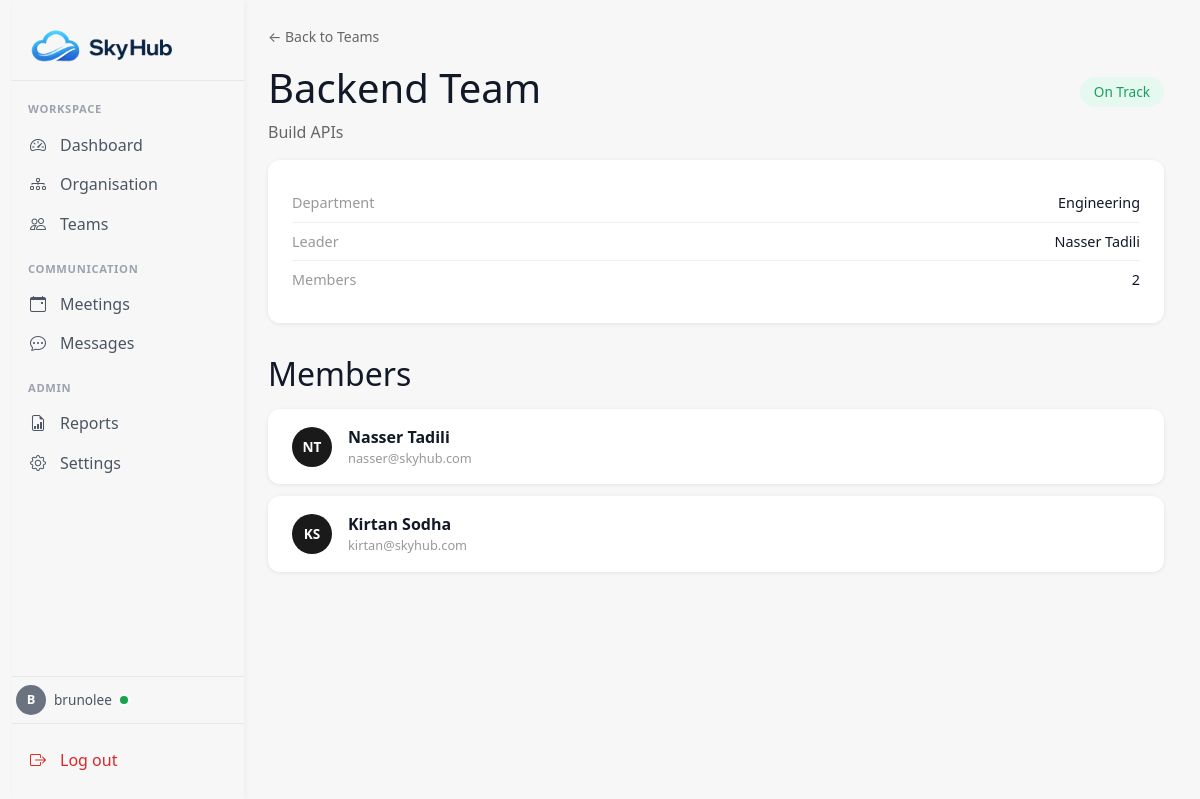
/teams/1/ (signed in), run on the app's committed database.
### main/models.py (models this page shows, shortened)
class Profile(models.Model):
  user = models.OneToOneField(User, on_delete=models.CASCADE)
  first_name = models.CharField(max_length=20)
  last_name = models.CharField(max_length=20)
  team = models.ForeignKey(
    'Team',
    on_delete=models.SET_NULL,
    null=True,
    blank=True,
    related_name='members'
  )
  department = models.ForeignKey(
    'Department',
    on_delete=models.SET_NULL,
    null=True,
    blank=True,
    related_name='members'
  )
  created_at = models.DateTimeField(auto_now_add=True)
  updated_at = models.DateTimeField(auto_now=True)

class Team(models.Model):
  STATUS_CHOICES = [
    ('on_track', 'On Track'),
    ('at_risk', 'At Risk'),
    ('blocked', 'Blocked')
  ]
  team_name = models.CharField(max_length=50)
  mission = models.CharField(max_length=200)
  department_name = models.ForeignKey(Department, on_delete=models.CASCADE, null=True)
  team_leader = models.ForeignKey(User, on_delete=models.SET_NULL, null=True, blank=True)
  status = models.CharField(max_length=20, choices=STATUS_CHOICES)
  created_at = models.DateTimeField(auto_now_add=True)
  updated_at = models.DateTimeField(auto_now=True)
  @property
  def leader_name(self):
    if not self.team_leader:
      return None
    try:
      p = self.team_leader.profile
      return f"{p.first_name} {p.last_name}"
    except Profile.DoesNotExist:
      return self.team_leader.username

class Department(models.Model):
  department_name = models.CharField(max_length=50)
  specialisation = models.CharField(max_length=300)
  department_leader = models.ForeignKey(User, on_delete=models.SET_NULL, null=True)
  def __str__(self):
    return self.department_name

### main/views/teams_views.py (the view)
# urls.py: path('<int:team_id>/', team_detail, name='team_detail'),
@login_required
def team_detail(request, team_id):
    team = get_object_or_404(
        Team.objects.select_related('department_name', 'team_leader__profile').prefetch_related('members__user'),
        id=team_id
    )
    return render(request, 'teams/team_detail.html', {'team': team})

### main/templates/teams/team_detail.html (shortened to what this page needs)
{% extends "base.html" %}
{% block content %}
<a href="{% url 'teams' %}" style="color:#666; text-decoration:none; font-size:0.875rem;">← Back to Teams</a>
<div style="display:flex; justify-content:space-between; align-items:center; margin-top:1rem;">
  <h1>{{ team.team_name }}</h1>
  <span class="status-badge status-{{ team.status }}">
    {% if team.status == 'on_track' %}On Track
    {% elif team.status == 'at_risk' %}At Risk
    {% else %}Blocked{% endif %}
  </span>
</div>
<p style="color:#666;">{{ team.mission }}</p>
<div class="info-card">
  <div class="info-row"><span class="label">Department</span><span>{{ team.department_name }}</span></div>
  <div class="info-row"><span class="label">Leader</span><span>{{ team.leader_name|default:"No leader" }}</span></div>
  <div class="info-row"><span class="label">Members</span><span>{{ team.members.count }}</span></div>
</div>
<h2 style="margin-top:2rem;">Members</h2>
<div class="members-list">
  {% for member in team.members.all %}
  <div class="member-card">
    <div class="avatar">{{ member.first_name.0 }}{{ member.last_name.0 }}</div>
    <div>
      <div style="font-weight:600;">{{ member.first_name }} {{ member.last_name }}</div>
      <div style="color:#999; font-size:0.8rem;">{{ member.user.email }}</div>
    </div>
  </div>
  {% empty %}
  <p style="color:#999;">No members in this team yet.</p>
  {% endfor %}
</div>
{% endblock %}

### main/templates/base.html (shortened to what this page needs)
{% load static %}
<!DOCTYPE html>
<html lang="en">
<head>
    <link href="https://cdn.jsdelivr.net/npm/bootstrap@5.3.3/dist/css/bootstrap.min.css" rel="stylesheet">
    <link href="https://cdn.jsdelivr.net/npm/bootstrap-icons@1.11.3/font/bootstrap-icons.min.css" rel="stylesheet">
    <link href="{% static 'main/css/base.css' %}" rel="stylesheet">
</head>
<body>
    <div class="container-fluid">
        <div class="row min-vh-100 flex-nowrap g-0">
            <aside id="skyhubSidebar"
                   class="skyhub-sidebar offcanvas-md offcanvas-start d-md-flex flex-md-column"
                   tabindex="-1"
                   aria-labelledby="skyhubSidebarLabel">
                <div class="offcanvas-body d-flex flex-column">
                    <a href="{% url 'dashboard' %}" class="skyhub-brand-link skyhub-brand-wrap d-none d-md-flex align-items-center justify-content-start" aria-label="Sky Hub — go to Dashboard">
                        <img src="{% static 'main/images/logo.png' %}" alt="Sky Hub" class="skyhub-brand-logo-lg">
                    </a>
                    <hr class="skyhub-divider d-none d-md-block mb-3">
                    {% with name=request.resolver_match.url_name %}
                    <nav class="skyhub-nav nav flex-column" aria-label="Main navigation">
                        <div class="skyhub-nav-group-label">Workspace</div>
                        <a class="nav-link {% if name == 'dashboard' %}active{% endif %}"
                           href="{% url 'dashboard' %}"
                           {% if name == 'dashboard' %}aria-current="page"{% endif %}>
                            <span class="skyhub-nav-icon"><i class="bi bi-speedometer2"></i></span>
                            Dashboard
                        </a>
                        <a class="nav-link {% if name == 'organisation' %}active{% endif %}"
                           href="{% url 'organisation' %}"
                           {% if name == 'organisation' %}aria-current="page"{% endif %}>
                            <span class="skyhub-nav-icon"><i class="bi bi-diagram-3"></i></span>
                            Organisation
                        </a>
                        <a class="nav-link {% if name == 'teams' %}active{% endif %}"
                           href="{% url 'teams' %}"
                           {% if name == 'teams' %}aria-current="page"{% endif %}>
                            <span class="skyhub-nav-icon"><i class="bi bi-people"></i></span>
                            Teams
                        </a>
                        <div class="skyhub-nav-group-label">Communication</div>
                        <a class="nav-link {% if name == 'schedule' %}active{% endif %}"
                           href="{% url 'schedule' %}"
                           {% if name == 'schedule' %}aria-current="page"{% endif %}>
                            <span class="skyhub-nav-icon"><i class="bi bi-calendar-event"></i></span>
                            Meetings
                        </a>
                        <a class="nav-link {% if name == 'messages' %}active{% endif %}"
                           href="{% url 'messages' %}"
                           {% if name == 'messages' %}aria-current="page"{% endif %}>
                            <span class="skyhub-nav-icon"><i class="bi bi-chat-dots"></i></span>
                            Messages
                        </a>
                        <div class="skyhub-nav-group-label">Admin</div>
                        <a class="nav-link {% if name == 'reports' %}active{% endif %}"
                           href="{% url 'reports' %}"
                           {% if name == 'reports' %}aria-current="page"{% endif %}>
                            <span class="skyhub-nav-icon"><i class="bi bi-file-earmark-bar-graph"></i></span>
                            Reports
                        </a>
                        <a class="nav-link {% if name == 'settings' %}active{% endif %}"
                           href="{% url 'settings' %}"
                           {% if name == 'settings' %}aria-current="page"{% endif %}>
                            <span class="skyhub-nav-icon"><i class="bi bi-gear"></i></span>
                            Settings
                        </a>
                    </nav>
                    {% endwith %}
                    {% if request.user.is_authenticated %}
                        {% with profile=request.user.profile %}
                        <div class="mt-auto">
                            <hr class="skyhub-divider mb-2">
                            <div class="skyhub-user d-flex align-items-center gap-2 mb-2">
                                <div class="skyhub-avatar" aria-hidden="true">
                                    {% if profile %}{{ profile.first_name|first|upper }}{% else %}{{ request.user.username|first|upper }}{% endif %}
                                </div>
                                <div class="flex-grow-1" style="min-width: 0;">
                                    <div class="d-flex align-items-center gap-2">
                                        <span class="skyhub-user-email text-truncate" title="{{ request.user.username }}">{{ request.user.username }}</span>
                                        <span class="skyhub-presence-dot" aria-label="Online"></span>
                                    </div>
                                </div>
                            </div>
                            <hr class="skyhub-divider mb-3">
                            <button type="button"
                                    class="skyhub-logout"
                                    data-bs-toggle="modal"
                                    data-bs-target="#logoutModal">
                                <span class="skyhub-nav-icon"><i class="bi bi-box-arrow-right"></i></span>
                                Log out
                            </button>
                        </div>
                        {% endwith %}
                    {% endif %}
                </div>
            </aside>
            <main class="skyhub-main col min-vh-100 p-4">
                {% block content %}{% endblock %}
            </main>
        </div>
    </div>
</body>
</html>

### main/static/main/css/base.css (style rules this page uses)
:root { --sh-bg: #F7F7F7; --sh-surface: #ffffff; --sh-border: #e5e7eb; --sh-text: #111827; --sh-muted: #4b5563; --sh-muted-soft: #9ca3af; --sh-active: #111827; --sh-hover: #f3f4f6; --sh-primary: #2563eb; --sh-danger: #dc2626; }
body { background-color: var(--sh-bg); color: var(--sh-text); -webkit-font-smoothing: antialiased; -moz-osx-font-smoothing: grayscale; }
.skyhub-sidebar { width: 232px; flex: 0 0 232px; background-color: #ffffff; }
@media (min-width: 768px) { .skyhub-sidebar { position: sticky; top: 0; height: 100vh; background-color: #ffffff; box-shadow: 2px 0 6px rgba(17, 24, 39, 0.04); z-index: 10; } }
@media (min-width: 768px) { .skyhub-sidebar .offcanvas-body { display: flex; flex-direction: column; flex-grow: 1; padding: 1.25rem 0.25rem; overflow-y: auto; background-color: #ffffff; } }
.skyhub-sidebar .offcanvas-body { padding: 1.25rem 0.25rem; background-color: #ffffff; }
.skyhub-brand-wrap { margin-top: -1.5rem; margin-bottom: -1.5rem; padding-left: 0; }
.skyhub-brand-link { color: inherit; text-decoration: none; border-radius: 0.5rem; }
.skyhub-brand-logo-lg { display: block; width: 95%; max-width: none; height: auto; margin-left: -1.25rem; }
.skyhub-divider { height: 1px; background-color: var(--sh-border); border: 0; opacity: 1; margin: 0 -0.25rem; }
.skyhub-nav { gap: 2px; }
.skyhub-nav-group-label { font-size: 0.7rem; font-weight: 600; letter-spacing: 0.06em; color: var(--sh-muted-soft); text-transform: uppercase; padding: 0 0.75rem; margin: 1rem 0 0.35rem; }
.skyhub-nav-group-label:first-child { margin-top: 0.25rem; }
.skyhub-nav .nav-link { display: flex; align-items: center; gap: 0.75rem; color: var(--sh-muted); padding: 0.55rem 0.75rem; border-radius: 0.5rem; font-weight: 500; line-height: 1.25rem; transition: background-color .15s ease, color .15s ease; }
.skyhub-nav-icon { display: inline-flex; align-items: center; justify-content: center; width: 20px; height: 20px; flex-shrink: 0; color: inherit; }
.skyhub-nav-icon i { font-size: 1rem; line-height: 1; }
.skyhub-user { min-width: 0; }
.skyhub-avatar { width: 30px; height: 30px; font-size: 0.8rem; flex-shrink: 0; background-color: #6b7280; color: #ffffff; font-weight: 600; display: inline-flex; align-items: center; justify-content: center; border-radius: 9999px; }
.skyhub-user-email { font-size: 0.85rem; color: var(--sh-muted); min-width: 0; }
.skyhub-presence-dot { width: 8px; height: 8px; border-radius: 9999px; background-color: #16a34a; flex-shrink: 0; box-shadow: 0 0 0 2px var(--sh-surface); }
.skyhub-logout { display: flex; align-items: center; gap: 0.75rem; width: 100%; border: none; background: transparent; color: var(--sh-danger); padding: 0.5rem 0.75rem; border-radius: 0.5rem; font-weight: 500; text-align: left; transition: background-color .15s ease; }
.skyhub-main { min-width: 0; overflow-x: hidden; }

### main/templates/teams/team_detail.html (style rules this page uses)
.info-card { background:white; border-radius:12px; padding:1.5rem; box-shadow:0 1px 4px rgba(0,0,0,0.08); margin-top:1rem; }
.info-row { display:flex; justify-content:space-between; padding:0.5rem 0; border-bottom:1px solid #f0f0f0; font-size:0.9rem; }
.info-row:last-child { border-bottom:none; }
.label { color:#999; }
.members-list { display:flex; flex-direction:column; gap:0.75rem; margin-top:1rem; }
.member-card { background:white; border-radius:12px; padding:1rem 1.5rem; box-shadow:0 1px 4px rgba(0,0,0,0.08); display:flex; align-items:center; gap:1rem; }
.avatar { width:40px; height:40px; border-radius:50%; background:#1a1a1a; color:white; display:flex; align-items:center; justify-content:center; font-weight:600; font-size:0.85rem; flex-shrink:0; }
.status-badge { font-size:0.85rem; padding:5px 14px; border-radius:999px; font-weight:500; }
.status-on_track { background:#e6f9f0; color:#1a9e5c; }

### data on the page
Profile: first_name|first "B"
Team: team_name "Backend Team", mission "Build APIs", department_name "Engineering", leader_name "Nasser Tadili", members.count "2"
Profile: first_name.0 "N", last_name.0 "T", first_name "Nasser", last_name "Tadili", user.email "nasser@skyhub.com"
Profile: first_name.0 "K", last_name.0 "S", first_name "Kirtan", last_name "Sodha", user.email "kirtan@skyhub.com"

### other printed values
{{ request.user.username }} "brunolee"
